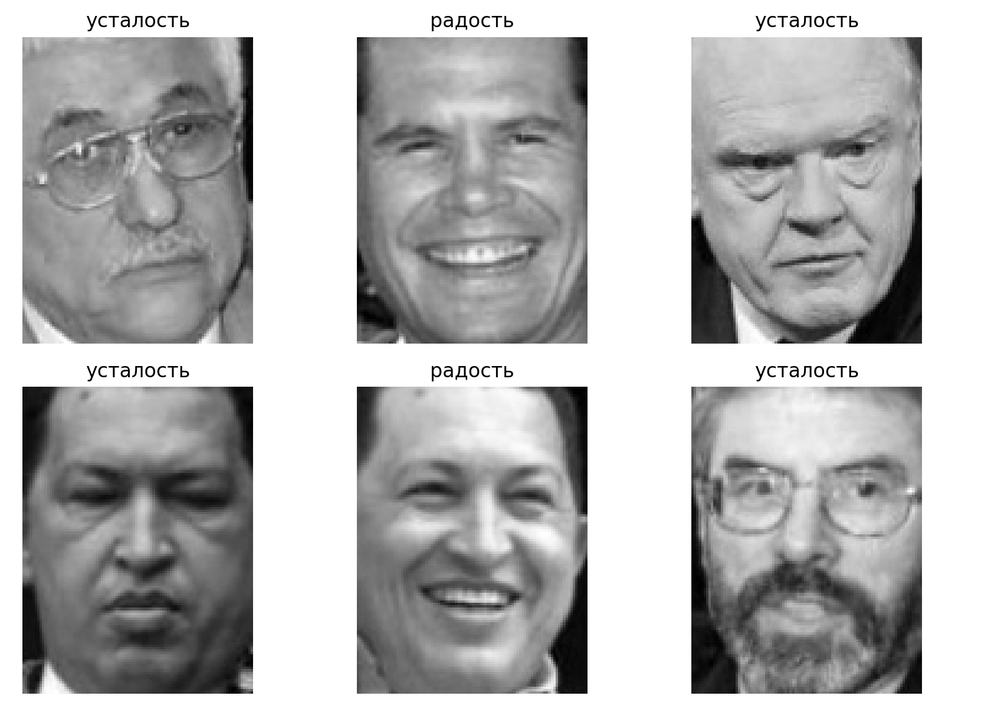
#> input picture banchmark/1.png, 991 x 712 px, shrunk from 1680 x 1206 before the run
$ python -i detect_smile.py   (imports and definitions only)
#> lines starting #> are read from the running program, lines starting #| are printed output that depends on the picture
### detectors/detect_faces.py
"""
Скрипт для распознавания лиц с использованием каскадов Хаара (OpenCV).
Включает предобработку изображения (улучшение контраста, сглаживание шума) и
дополнительные фильтры (наличие глаз). Опционально детекция лиц в профиль и NMS.
"""

import os
from typing import Tuple
import cv2
import numpy as np


def load_image_from_path(path: str) -> Tuple[np.ndarray, str]:
    """
    Загружает изображение по указанному пути и конвертирует его из BGR (формат OpenCV)
    в RGB (формат matplotlib).

    cv2.imread читает изображение в BGR, даже если исходник png/jpg в RGB,
    поэтому необходимо конвертировать для корректного отображения в matplotlib.

    Args:
        path (str): Путь к изображению.

    Returns:
        Tuple[np.ndarray, str]: Изображение в формате RGB и имя исходного файла.

    Raises:
        FileNotFoundError: Если изображение не может быть прочитано.
    """
    bgr = cv2.imread(path)
    if bgr is None:
        raise FileNotFoundError(f"Cannot read image at: {path}")
    rgb = cv2.cvtColor(bgr, cv2.COLOR_BGR2RGB)
    return rgb, os.path.basename(path)


def improve_gray_contrast(gray: np.ndarray) -> np.ndarray:
    """
    Улучшает контрастность градаций серого с использованием адаптивного гистограммного
    выравнивания (CLAHE). Этот метод устойчив к неравномерному освещению.

    Args:
        gray (np.ndarray): Одноканальное изображение (градации серого).

    Returns:
        np.ndarray: Обработанное изображение с улучшенным контрастом.
    """
    clahe = cv2.createCLAHE(clipLimit=2.0, tileGridSize=(8,8))
    return clahe.apply(gray)


def det_faces(path_image, scale=1.1, neighbors=5, minsize=60,
              with_profiles=True, check_eyes=True):
    """
    Основная функция:
    - Разбирает аргументы командной строки.
    - Загружает изображение и преобразует его в оттенки серого.
    - Выполняет предобработку (контраст, сглаживание).
    - Детектирует лица в анфас и (опционально) в профиль.
    - (Опционально) фильтрует лица по наличию глаз.
    - Применяет Non-Maximum Suppression (NMS) для устранения дубликатов.
    - Отображает и сохраняет результат.
    """

    rgb, src_name = load_image_from_path(path_image)
    gray = cv2.cvtColor(rgb, cv2.COLOR_RGB2GRAY)

    # Предобработка: улучшение контраста и сглаживание шума.
    gray = improve_gray_contrast(gray)
    gray = cv2.GaussianBlur(gray, (3,3), 0)

    face_xml = cv2.data.haarcascades + "haarcascade_frontalface_default.xml"
    face_cascade = cv2.CascadeClassifier(face_xml)

    # Детекция лиц в анфас.
    faces = face_cascade.detectMultiScale(
        gray,
        scaleFactor=scale,
        minNeighbors=neighbors,
        minSize=(minsize, minsize)
    )
    faces = list(faces)

    # Дополнительно: детекция лиц в профиль.
    if with_profiles:
        prof_xml = cv2.data.haarcascades + "haarcascade_profileface.xml"
        prof = cv2.CascadeClassifier(prof_xml)
        pf = prof.detectMultiScale(
            gray,
            scaleFactor=scale,
            minNeighbors=neighbors,
            minSize=(minsize, minsize)
        )
        faces.extend(pf)

    # Фильтрация по наличию глаз для уменьшения ложных срабатываний.
    if check_eyes:
        eye_xml = cv2.data.haarcascades + "haarcascade_eye.xml"
        eye_cascade = cv2.CascadeClassifier(eye_xml)
        kept = []
        for (x,y,w,h) in faces:
            roi_gray = gray[y:y+h, x:x+w]
            eyes = eye_cascade.detectMultiScale(
                roi_gray,
                scaleFactor=1.05,  # шаг меньше стандартного для поиска мелких объектов
                minNeighbors=6,
                minSize=(int(w*0.15), int(h*0.15))  # минимум ~15% ширины/высоты лица
            )
            # Если найден хотя бы один глаз — лицо считается действительным.
            if len(eyes) >= 1:
                kept.append((x,y,w,h))
        faces = kept

    def nms(boxes, iou_thr=0.3):
        """
        Выполняет Non-Maximum Suppression (NMS) для объединения близких
        боксов и устранения дубликатов.

        Args:
            boxes (list): Список ограничивающих прямоугольников [x, y, w, h].
            iou_thr (float): Порог IoU для слияния.

        Returns:
            list: Отфильтрованные боксы.
        """
        if not boxes: return []
        boxes = np.array(boxes)
        x1,y1,w,h = boxes[:,0], boxes[:,1], boxes[:,2], boxes[:,3]
        x2, y2 = x1+w, y1+h
        areas = w*h
        order = np.argsort(areas)[::-1]  # индексы по убыванию площади
        keep=[]
        while order.size>0:
            i = order[0]
            keep.append(i)
            xx1 = np.maximum(x1[i], x1[order[1:]])
            yy1 = np.maximum(y1[i], y1[order[1:]])
            xx2 = np.minimum(x2[i], x2[order[1:]])
            yy2 = np.minimum(y2[i], y2[order[1:]])
            inter = np.maximum(0, xx2-xx1) * np.maximum(0, yy2-yy1)
            iou = inter / (areas[i] + areas[order[1:]] - inter + 1e-6)
            inds = np.where(iou <= iou_thr)[0]
            order = order[inds+1]
        return boxes[keep].tolist()

    faces = nms(faces)

    return faces

### detectors/detect_smile.py
"""
Скрипт для обнаружения улыбок на изображениях с использованием каскадов Хаара.
Использует detect_faces для обнаружения лиц, затем ищет улыбки в области рта.
"""

import cv2
from detectors.detect_faces import load_image_from_path, improve_gray_contrast, det_faces


def detect_smiles(image_path, scale=1.1, neighbors=5, minsize=60,
                 with_profiles=True, check_eyes=False, smile_neighbors=3):
    """
    Обнаруживает лица на изображении и находит улыбки в области рта.

    Args:
        image_path (str): Путь к изображению
        scale (float): Параметр масштабирования для детектора лиц
        neighbors (int): Минимальное количество соседей для детектора лиц
        minsize (int): Минимальный размер лица
        with_profiles (bool): Использовать детекцию профильных лиц
        check_eyes (bool): Проверять наличие глаз
        smile_neighbors (int): Параметр для детектора улыбок

    Returns:
        tuple: Изображение с выделенными лицами и улыбками, количество найденных улыбок
    """
#> called with image_path = '../banchmark/1.png', scale = 1.1, neighbors = 5, minsize = 60, with_profiles = True, check_eyes = False, smile_neighbors = 3

    # Загружаем изображение
    rgb, src_name = load_image_from_path(image_path)
#> in load_image_from_path, bgr is the input picture: shape (712, 991, 3); mean B, G, R 182.1, 182.1, 182.1
#> src_name = '1.png'
    gray = cv2.cvtColor(rgb, cv2.COLOR_RGB2GRAY)

    # Предобработка
    gray = improve_gray_contrast(gray)
#> in improve_gray_contrast, `return clahe.apply(gray)`:
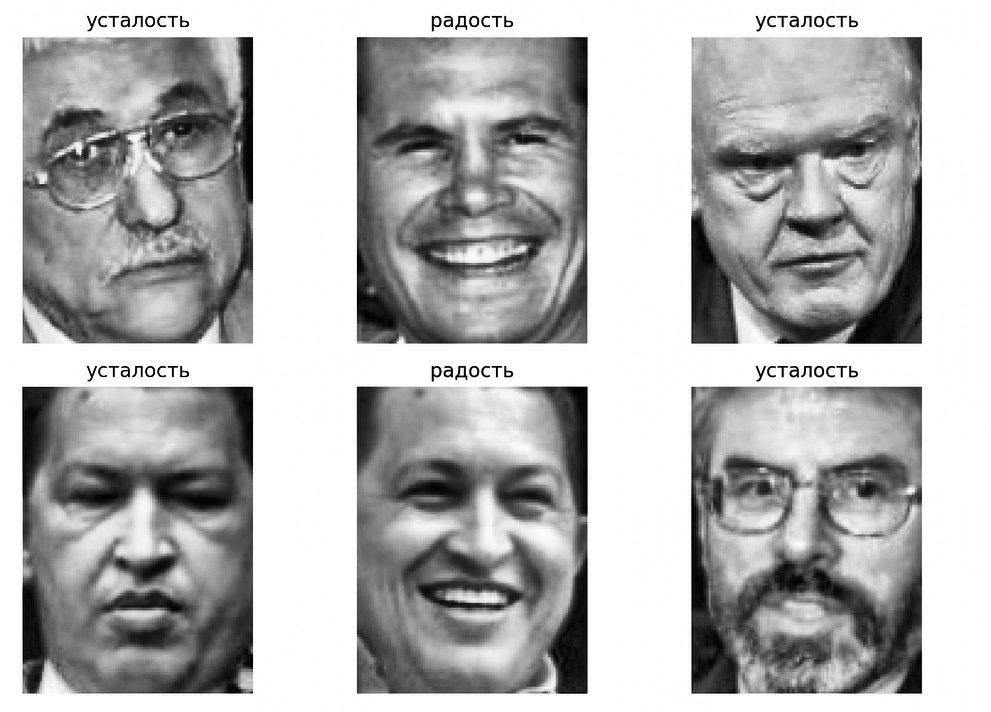
#> returned value: shape (712, 991); min 0, max 255, mean 178.8
    gray = cv2.GaussianBlur(gray, (3, 3), 0)

    # Обнаруживаем лица
    faces = det_faces(image_path, scale, neighbors, minsize, with_profiles, check_eyes)
#> in det_faces, `faces = face_cascade.detectMultiScale( gray, scaleFactor=scale, minNei..`: faces = [[345, 42, 258, 258], [682, 54, 266, 266], [343, 389, 269, 269], [21, 400, 250, 250], [661, 379, 287, 287]]
#> in det_faces, `pf = prof.detectMultiScale( gray, scaleFactor=scale, minNeighbors=neig..`: pf = ()
#> in nms, `boxes = np.array(boxes)`: boxes has the same summary as faces in det_faces
#> in nms, `x1,y1,w,h = boxes[:,0], boxes[:,1], boxes[:,2], boxes[:,3]`: x1 = [345, 682, 343, 21, 661]; y1 = [42, 54, 389, 400, 379]; w = [258, 266, 269, 250, 287]
#> in nms, `x2, y2 = x1+w, y1+h`: x2 = [603, 948, 612, 271, 948]; y2 = [300, 320, 658, 650, 666]
#> in nms, `areas = w*h`: areas = [66564, 70756, 72361, 62500, 82369]
#> in nms, `order = np.argsort(areas)[::-1]`: order = [4, 2, 1, 0, 3]
#> the loop in nms, `while order.size>0:` made 5 passes
#> (i, xx1, yy1, xx2, yy2, iou, inds, order) on passes 1 to 3: (4, [661, 682, 661, 661], [389, 379, 379, 400], [612, 948, 603, 271], [658, 320, 300, 650], [0, 0, 0, 0], [0, 1, 2, 3], [2, 1, 0, 3]), (2, [682, 345, 343], [389, 389, 400], [612, 603, 271], [320, 300, 650], [0, 0, 0], [0, 1, 2], [1, 0, 3]), (1, [682, 682], [54, 400], [603, 271], [300, 320], [0, 0], [0, 1], [0, 3])
#> (i, xx1, yy1, xx2, yy2, inter, iou, inds) on pass 4: (0, [345], [400], [271], [300], [0], [0], [0])
#> after the loop in nms, `while order.size>0:`: order = empty array
#> in det_faces, `faces = nms(faces)`: faces = [[661, 379, 287, 287], [343, 389, 269, 269], [682, 54, 266, 266], [345, 42, 258, 258], [21, 400, 250, 250]]

    # Загружаем каскад для обнаружения улыбок
    smile_cascade = cv2.CascadeClassifier(cv2.data.haarcascades + 'haarcascade_smile.xml')

    smile_count = 0

    # Для каждого обнаруженного лица ищем улыбку
    for (x, y, w, h) in faces:
        # Определяем область рта (нижняя часть лица)
        roi_gray = gray[y + int(h * 0.6):y + h, x:x + w]
        roi_color = rgb[y + int(h * 0.6):y + h, x:x + w]

        # Обнаруживаем улыбки
        smiles = smile_cascade.detectMultiScale(
            roi_gray,
            scaleFactor=1.5,
            minNeighbors=smile_neighbors,
            minSize=(int(w * 0.15), int(h * 0.08))
        )

        # Рисуем прямоугольник вокруг лица
        cv2.rectangle(rgb, (x, y), (x + w, y + h), (0, 255, 0), 2)

        # Рисуем прямоугольники вокруг улыбок
        for (sx, sy, sw, sh) in smiles:
            cv2.rectangle(rgb, (x + sx, y + int(h * 0.6) + sy),
                         (x + sx + sw, y + int(h * 0.6) + sy + sh),
                         (255, 0, 0), 2)
            smile_count += 1

            # Добавляем текст "Smile"
            cv2.putText(rgb, 'Smile', (x + sx, y + int(h * 0.6) + sy - 10),
                       cv2.FONT_HERSHEY_SIMPLEX, 0.7, (255, 0, 0), 2)
#> this loop made 5 passes
#> (x, y, w, h, smiles) on passes 1 to 5: (661, 379, 287, 287, [[77, 31, 122, 61], [52, 16, 182, 91]]), (343, 389, 269, 269, [[70, 19, 122, 61], [38, 6, 182, 91]]), (682, 54, 266, 266, [[62, 52, 81, 40], [77, 17, 122, 61], [35, 1, 182, 91]]), (345, 42, 258, 258, [[69, 27, 122, 61], [43, 8, 182, 91]]), (21, 400, 250, 250, [[59, 30, 122, 61]])
#> pass 1, in detect_smiles, `roi_gray = gray[y + int(h * 0.6):y + h, x:x + w]`:
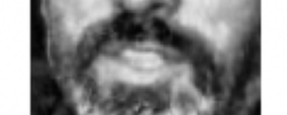
#> roi_gray: shape (115, 287); min 3, max 255, mean 133.9
#> pass 1, in detect_smiles, `roi_color = rgb[y + int(h * 0.6):y + h, x:x + w]`:
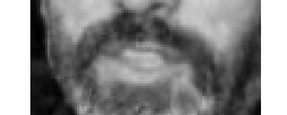
#> roi_color: shape (115, 287, 3); mean R, G, B 132.7, 132.7, 132.7
#> pass 2, in detect_smiles, `roi_gray = gray[y + int(h * 0.6):y + h, x:x + w]`:
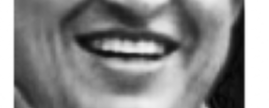
#> roi_gray: shape (108, 269); min 6, max 255, mean 137.3
#> pass 2, in detect_smiles, `roi_color = rgb[y + int(h * 0.6):y + h, x:x + w]`:
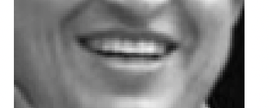
#> roi_color: shape (108, 269, 3); mean R, G, B 139.2, 139.2, 139.1
#> after the loop:
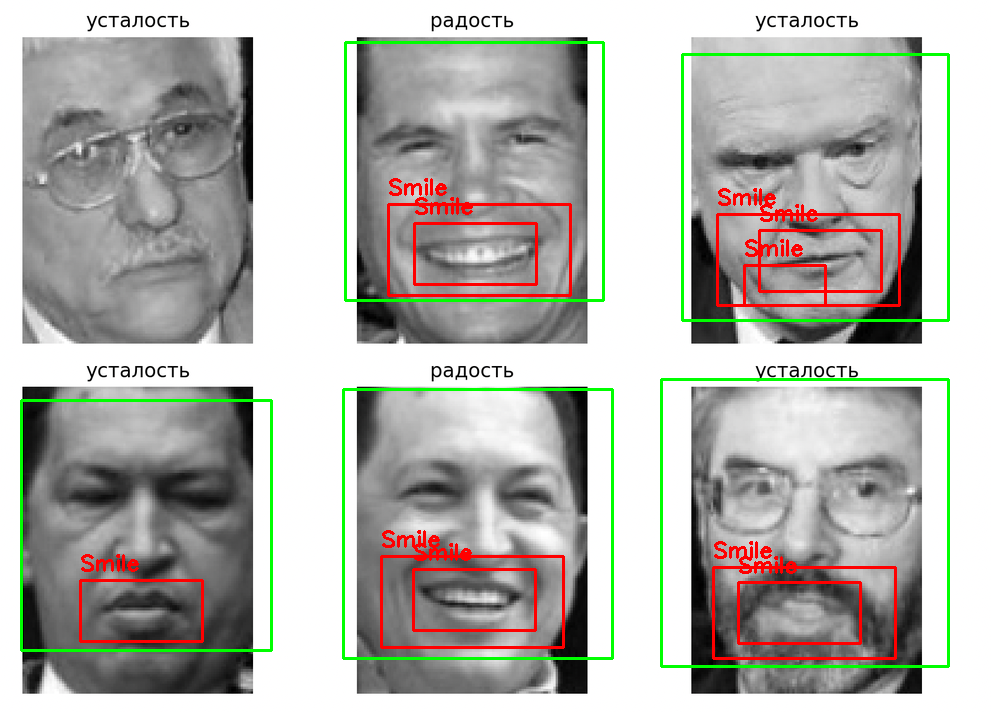
#> rgb: shape (712, 991, 3); mean R, G, B 180.4, 180.1, 174.4
#> after the loop:
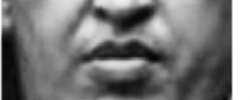
#> roi_gray: shape (100, 250); min 6, max 255, mean 118.9
#> after the loop, smile_count = 10

    return rgb, smile_count

>>> result = detect_smiles('../banchmark/1.png')
